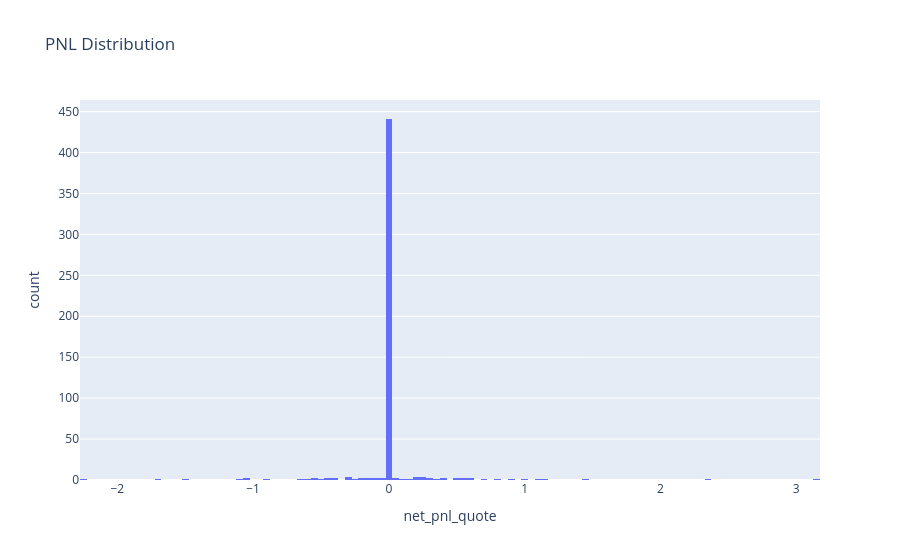

The notebook cell this image was saved under:
### Markdown cell above
### Histogram of PNL Distribution
The histogram displays the distribution of PNL values across all trades. It helps in understanding the frequency and range of profit and loss outcomes.

### Code cell
fig = px.histogram(executors_df, x='net_pnl_quote', title='PNL Distribution')
fig.show()

### Figure 1 — Plotly figure (JSON) as saved in the notebook; plotly's stock layout.template omitted (floating-point values rounded to 4 significant figures; data arrays with more than 128 entries replaced by an {"elided": "..."} marker saying what was removed)
{"data": [{"bingroup": "x", "hovertemplate": "net_pnl_quote=%{x}<br>count=%{y}<extra></extra>", "legendgroup": "", "marker": {"color": "#636efa", "pattern": {"shape": ""}}, "name": "", "orientation": "v", "showlegend": false, "type": "histogram", "x": {"elided": "510 float values"}, "xaxis": "x", "yaxis": "y"}], "layout": {"barmode": "relative", "legend": {"tracegroupgap": 0}, "title": {"text": "PNL Distribution"}, "xaxis": {"anchor": "y", "domain": [0, 1], "title": {"text": "net_pnl_quote"}}, "yaxis": {"anchor": "x", "domain": [0, 1], "title": {"text": "count"}}}}
